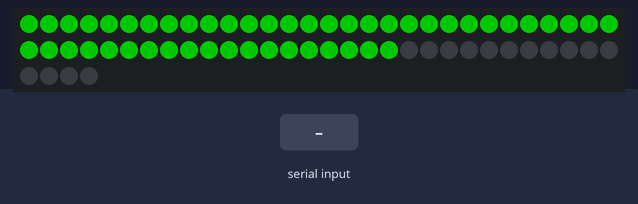
The sketch below on a simulated Arduino Uno, built with avr-gcc and run on an emulated ATmega328P. Shown: 64 RGB LEDs in strip order, left to right, continuing on the next row. Inputs (shaded band) come from the test bench. Dim RGB values are drawn brighter than linear.

Above: at 1.8 s.
At 3.6 s:
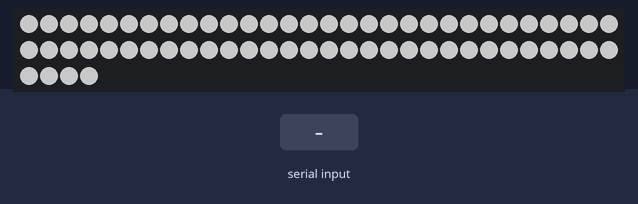
5.2 s: "1" received over Serial
At 6.9 s:
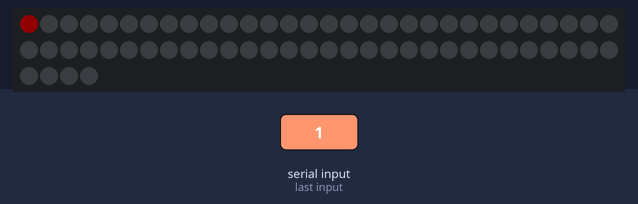
7.2 s: "0" received over Serial
Timing chart, 0 to 10.2 s (numbered marks = the images above; inputs shaded):
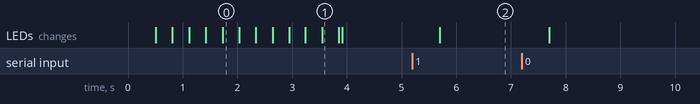

Measured:
- after the input at 5.2 s, the LEDs: change after 0.50 s (image 2)

The sketch:

led_surucu.ino
```cpp
//kütüphaneler
#include "FastLED.h"

//led tanımlamaları
#define DATA_PIN 13

//led pwm degiskenleri
byte red=0; byte green=0;byte blue=0;

//led aydınlık tanımlama epromm üzerinde olucak bunlar
#define BRIGHTNESS 100
#define NUM_LEDS 64
#define NUM_BYTES (NUM_LEDS*3) // rgb 3 renk olduğu için led*3 byte oluşturuyoruz

//led sayi degisken ve byte sayi degisken
uint8_t led_say = 0;
uint8_t byte_say = 0;

//kaç adet led var tanımlıyoruz ve buffer tutuyoruz
CRGB leds[NUM_LEDS];
byte buffer[NUM_BYTES];

void setup() {
  //seri ağlantı kuruluyor
  Serial.begin(115200);
  Serial.setTimeout(500);
  //resetlenme ve ön bekleme ile güç kontrolü için
  delay(500);

  //led katagorisi tanımlanıyor
  FastLED.clear(true);
  FastLED.addLeds<WS2812B, DATA_PIN, GRB>(leds, NUM_LEDS);
  FastLED.setBrightness(BRIGHTNESS);

  //başlangıç çalıştırma için rgb test yapılıyor
 for( byte a = 0; a < 4; a++) {
  red=0; green=0; blue=0;
  if(a==0){red = 255;}else if(a==1){ green=255; }else if(a==2){blue=255;}else{red = 255;green=255;blue=255;}
    for( int i = 0; i < NUM_LEDS; i++) {
         leds[i]= CRGB(red,green,blue);
          FastLED.show();
          delay(5);
      }
     for( int i = NUM_LEDS; i > 0; i--) {
          leds[i] = CRGB::Black;
          FastLED.show();
          delay(3);
     }
  }
FastLED.clear(true);
red=0; green=0; blue=0;
}

void loop() {
  if (Serial.available() >0){Serial.readBytes(buffer, NUM_BYTES);


      while (byte_say < NUM_BYTES){

       byte red   = buffer[byte_say++];
       byte green = buffer[byte_say++];
       byte blue  = buffer[byte_say++];
       leds[led_say++] = CRGB(red, green, blue);
    }

    FastLED.show();

    byte_say = 0;
    led_say = 0;

  }


}
```
